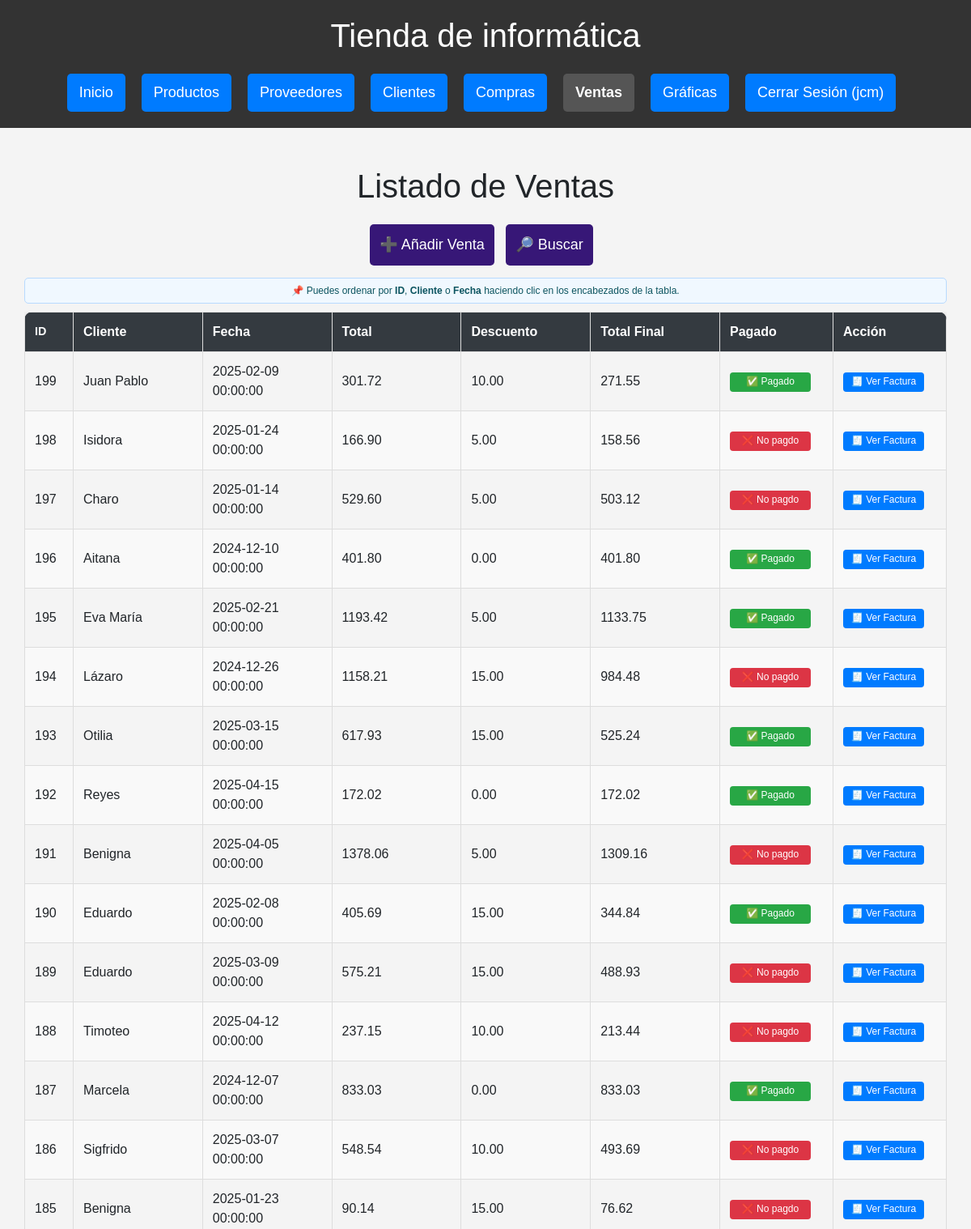
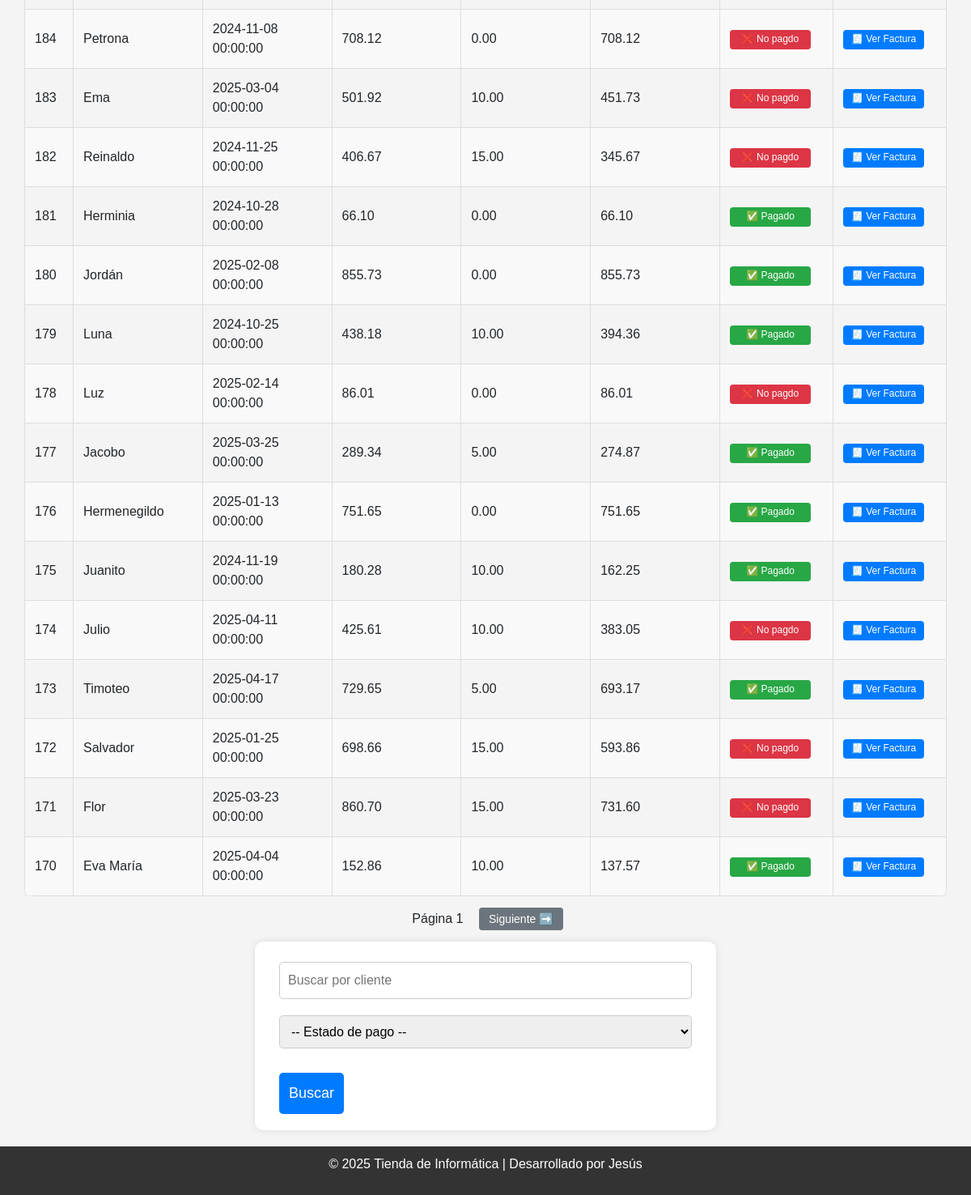
Page /ventas (signed in) on the earlier database version (2 pictures, top to bottom).
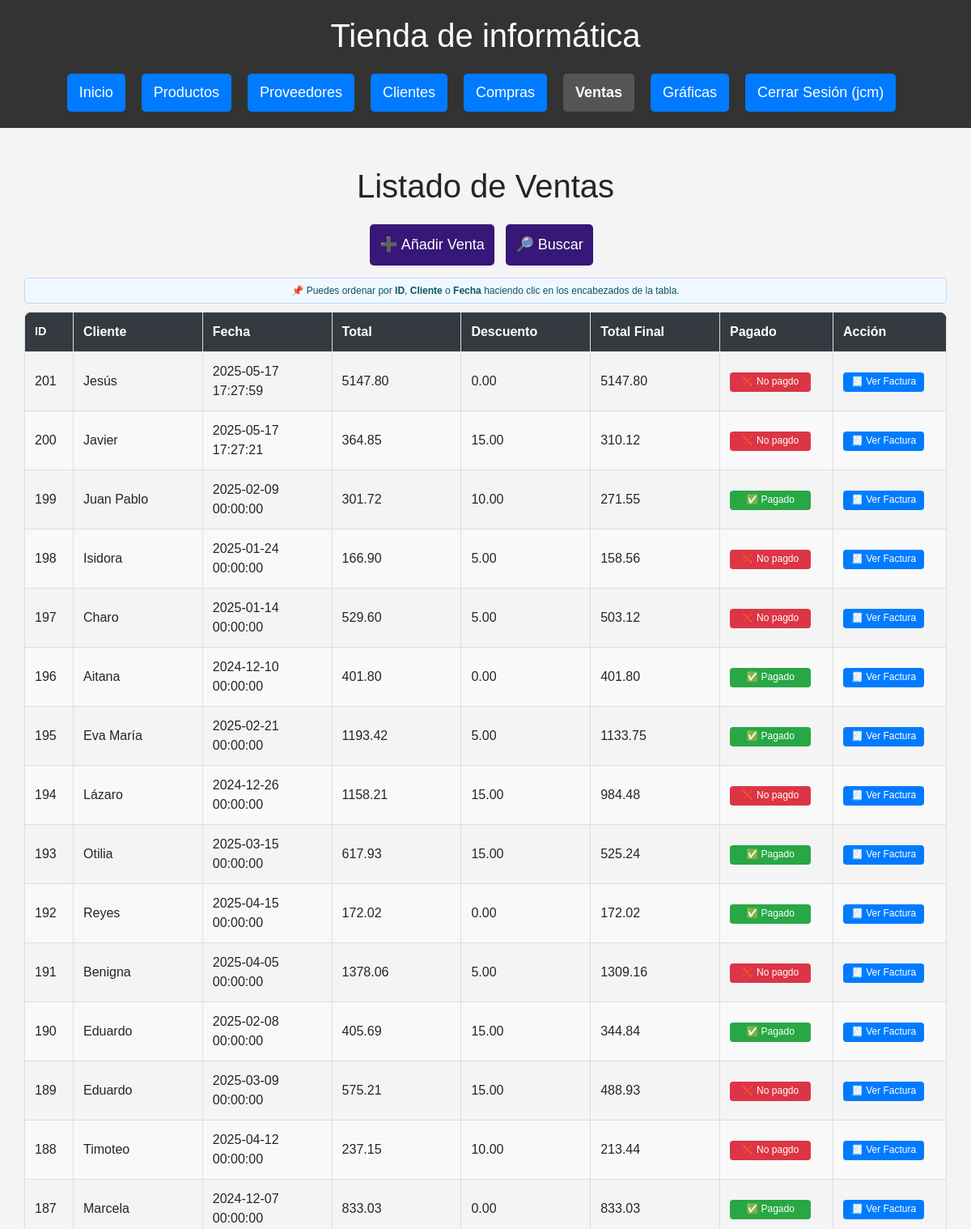
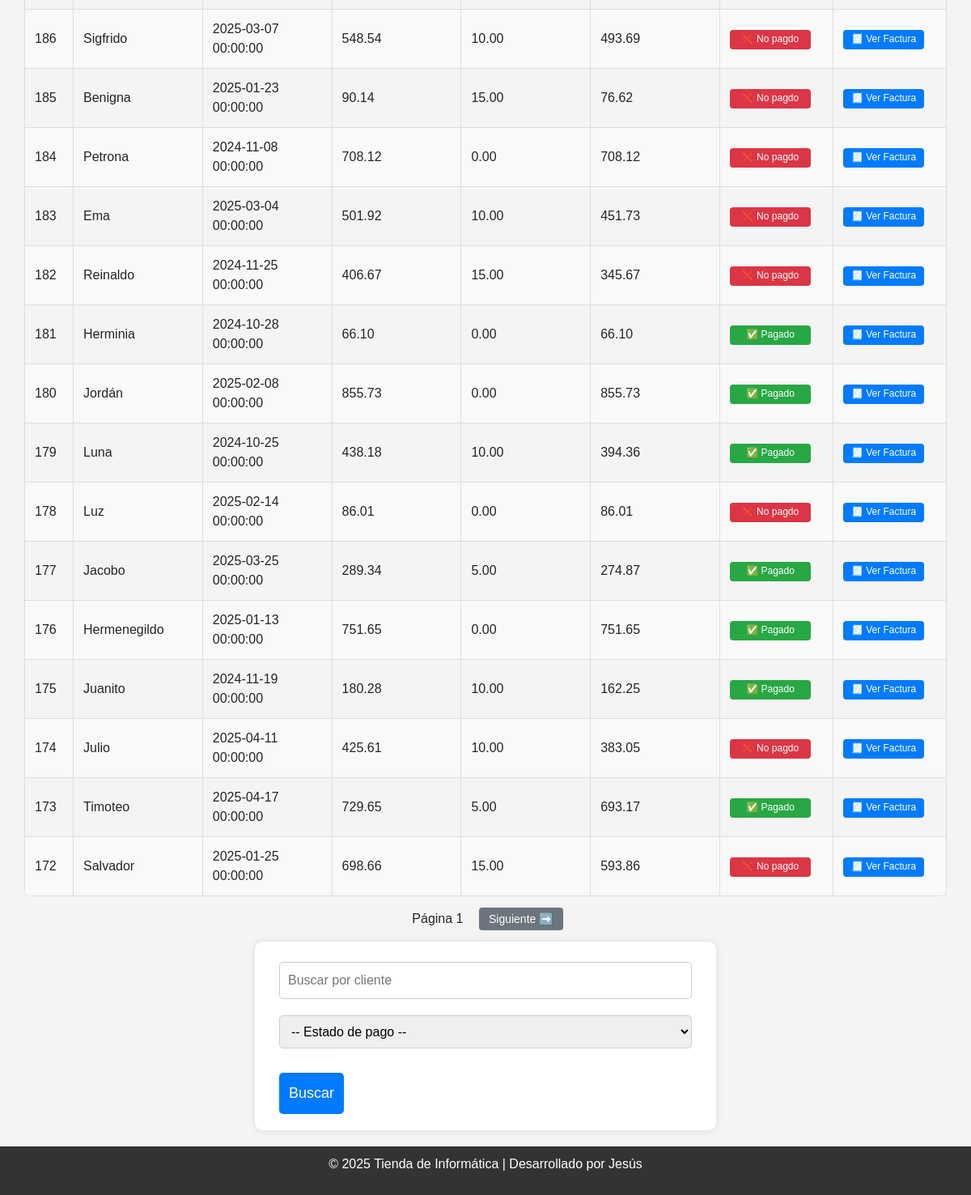
Same page on the later database version (2 pictures, top to bottom).
### db.py (models this page shows)
class Venta(Base):
    __tablename__ = "Venta"
    id = Column(Integer, primary_key=True)
    cliente_id = Column(Integer, ForeignKey("Cliente.id"), nullable=False)
    fecha = Column(DateTime, default=func.now())
    total = Column(Numeric(10, 2), nullable=False)
    descuento = Column(Numeric(10, 2), default=Decimal('0.00'))
    total_final = Column(Numeric(10, 2), nullable=False)
    pagado = Column(Boolean, default=False)
    cliente = relationship("Cliente", back_populates="ventas")
    detalles = relationship("DetalleVenta", back_populates="venta")

class Cliente(Base):
    __tablename__ = "Cliente"
    id = Column(Integer, primary_key=True)
    nombre = Column(String(150), unique=True, nullable=False)
    contacto = Column(String(150))
    telefono = Column(String(20))
    email = Column(String(150), unique=True)
    dni = Column(String(20), unique=True, nullable=False)
    direccion = Column(String(200))
    ventas = relationship("Venta", back_populates="cliente")

### routes/ventas.py (the view)
@ventas_bp.route("/ventas")
@login_required
def ventas():
    cliente = request.args.get("cliente")
    pagado = request.args.get("pagado")
    pagina = int(request.args.get("pagina", 1))
    orden = request.args.get("orden", "id")
    direccion = request.args.get("direccion", "desc")
    por_pagina = 30
    query = sesion.query(Venta).join(Cliente)
    if cliente:
        query = query.filter(Cliente.nombre.ilike(f"%{cliente}%"))
    if pagado in ["0", "1"]:
        query = query.filter(Venta.pagado == bool(int(pagado)))
    def aplicar_orden(campo):
        return campo.desc() if direccion == "desc" else campo.asc()
    if orden == "cliente":
        query = query.order_by(aplicar_orden(Cliente.nombre))
    elif orden == "fecha":
        query = query.order_by(aplicar_orden(Venta.fecha))
    else:
        query = query.order_by(aplicar_orden(Venta.id))
    total_ventas = query.count()
    ventas = query.offset((pagina - 1) * por_pagina).limit(por_pagina).all()
    hay_anterior = pagina > 1
    hay_siguiente = (pagina * por_pagina) < total_ventas
    return render_template("ventas/ventas.html",
        ventas=ventas,
        pagina=pagina,
        hay_anterior=hay_anterior,
        hay_siguiente=hay_siguiente,
        cliente=cliente,
        pagado=pagado,
        orden=orden,
        direccion=direccion
    )

### db.py (called while the page is built)
def login_required(f):
    @wraps(f)
    def decorated_function(*args, **kwargs):
        if 'usuario' not in session:
            flash('Por favor, inicie sesión para acceder a esta página.', 'error')
            return redirect(url_for('login'))
        return f(*args, **kwargs)
    return decorated_function

### templates/ventas/ventas.html (shortened to what this page needs)
{% extends "base.html" %}
{% block content %}
<div class="container mt-4">
    <h1>Listado de Ventas</h1>
    <a href="{{ url_for('ventas.nueva_venta') }}" class="btn btn-add">➕ Añadir Venta</a>
    <a href="#form-busqueda" class="btn btn-add">🔎 Buscar</a>
    <div class="alerta-orden">
      📌 Puedes ordenar por <strong>ID</strong>, <strong>Cliente</strong> o <strong>Fecha</strong> haciendo clic en los encabezados de la tabla.
    </div>
    <div class="tabla-responive">
        <table class="tabla-estilizada">
            {% set nueva_direccion = 'desc' if direccion == 'asc' else 'asc' %}
            <thead>
              <tr>
                <th class="col-id">
                  <a href="{{ url_for('ventas.ventas', orden='id', direccion=nueva_direccion, cliente=cliente, pagado=pagado, pagina=pagina) }}">ID</a>
                </th>
                <th>
                  <a href="{{ url_for('ventas.ventas', orden='cliente', direccion=nueva_direccion, cliente=cliente, pagado=pagado, pagina=pagina) }}">Cliente</a>
                </th>
                <th>
                  <a href="{{ url_for('ventas.ventas', orden='fecha', direccion=nueva_direccion, cliente=cliente, pagado=pagado, pagina=pagina) }}">Fecha</a>
                </th>
                <th>Total</th>
                <th>Descuento</th>
                <th>Total Final</th>
                <th class="col-acciones">Pagado</th>
                <th class="col-acciones">Acción</th>
              </tr>
            </thead>
            <tbody>
                {% for venta in ventas %}
                <tr>
                    <td>{{ venta.id }}</td>
                    <td>{{ venta.cliente.nombre }}</td>
                    <td>{{ venta.fecha }}</td>
                    <td>{{ venta.total }}</td>
                    <td>{{ venta.descuento }}</td>
                    <td>{{ venta.total_final }}</td>
                    <td>
                        {% if venta.pagado %}
                            <button onclick="cambiarEstadoPago({{ venta.id }}, false)" class="btn-edit btn-edit-pagado ">✅ Pagado</button>
                        {% else %}
                            <button onclick="cambiarEstadoPago({{ venta.id }}, true)" class="btn-edit btn-edit-no_pagado">❌ No pagdo</button>
                        {% endif %}
                    </td>
                    <td>
                        <a href="{{ url_for('ventas.ver_detalle_venta', venta_id=venta.id) }}" class="btn-edit">🧾 Ver Factura</a>
                    </td>
                </tr>
                {% endfor %}
            </tbody>
        </table>
    </div>
    <div class="paginacion mt-3">
      <span style="margin: 0 10px;">Página {{ pagina }}</span>
      {% if hay_siguiente %}
        <a href="{{ url_for('ventas.ventas', pagina=pagina+1, cliente=cliente, pagado=pagado) }}" class="btn-pagina">Siguiente ➡️</a>
      {% endif %}
    </div>
    <form method="GET" action="{{ url_for('ventas.ventas') }}" class="mt-3" id="form-busqueda">
        <input type="text" name="cliente" placeholder="Buscar por cliente">
        <select name="pagado">
            <option value="">-- Estado de pago --</option>
        </select>
        <button type="submit">Buscar</button>
    </form>
</div>
{% endblock %}

### templates/base.html (shortened to what this page needs)
<!doctype html>
<html lang="es">
<head>
    <link href="https://cdn.jsdelivr.net/npm/bootstrap@5.1.3/dist/css/bootstrap.min.css" rel="stylesheet">
    <link rel="stylesheet" href="/static/estilos.css">
</head>
<body>
<div class="wrapper">
  <header>
    <h1>{% block header %}Tienda de informática{% endblock %}</h1>
    <nav>
      <ul class="menu">
        <li><a href="{{ url_for('index') }}" class="btn {% if request.endpoint == 'index' %}active{% endif %}">Inicio</a></li>
        <li><a href="{{ url_for('productos.ver_productos') }}" class="btn {% if 'productos' in request.endpoint %}active{% endif %}">Productos</a></li>
        <li><a href="{{ url_for('proveedores.listar_proveedores') }}" class="btn {% if 'proveedores' in request.endpoint %}active{% endif %}">Proveedores</a></li>
        <li><a href="{{ url_for('clientes.clientes') }}" class="btn {% if 'clientes' in request.endpoint %}active{% endif %}">Clientes</a></li>
        <li><a href="{{ url_for('compras.compras') }}" class="btn {% if 'compras.' in request.endpoint %}active{% endif %}">Compras</a></li>
        <li><a href="{{ url_for('ventas.ventas') }}" class="btn {% if request.endpoint.startswith('ventas.') %}active{% endif %}">Ventas</a></li>
        <li><a href="{{ url_for('graficas_py.graficas_python') }}" class="btn {% if request.endpoint.startswith('graficas_py.') or request.endpoint.startswith('graficas.') %}active{% endif %}">Gráficas</a></li>
        {% if 'usuario' in session %}
          <li><a href="{{ url_for('logout') }}" class="btn logout-btn">Cerrar Sesión ({{ session['usuario'] }})</a></li>
        {% else %}
          <li><a href="{{ url_for('login') }}" class="btn {% if request.endpoint == 'login' %}active{% endif %}">Iniciar Sesión</a></li>
        {% endif %}
      </ul>
    </nav>
  </header>
  <main class="container mt-4">
    {% block content %}{% endblock %}
  </main>
  <footer>
    <p>&copy; 2025 Tienda de Informática | Desarrollado por Jesús</p>
  </footer>
</div>
</body>
</html>

### static/estilos.css (style rules this page uses)
html, body { height: 100%; margin: 0; padding: 0; font-family: Arial, sans-serif; background-color: #f4f4f4; text-align: center; }
.wrapper { display: flex; flex-direction: column; min-height: 100vh; }
main { flex: 1; padding: 20px; }
.container, main { width: 100%; padding: 0; margin: 0 auto; }
header { background: #333; color: white; padding: 20px; }
nav ul.menu { list-style: none; padding: 0; margin: 0; display: flex; flex-wrap: wrap; justify-content: center; gap: 10px; }
nav ul.menu li a { text-decoration: none; color: white; background: #007BFF; padding: 10px 15px; border-radius: 5px; transition: 0.3s; }
nav ul.menu li a.active { background-color: #555; font-weight: bold; }
.alerta-orden { background-color: #f0f8ff; color: #0c5460; border: 1px solid #b8daff; padding: 6px 10px; border-radius: 5px; margin-bottom: 10px; font-size: 0.75rem; text-align: center; }
form { width: 50%; margin: 20px auto; background: white; padding: 20px 30px; border-radius: 10px; box-shadow: 0 0 10px rgba(0,0,0,0.1); text-align: left; }
form input, form textarea, form select { width: 100%; padding: 10px; margin-top: 5px; margin-bottom: 15px; border: 1px solid #ccc; border-radius: 5px; box-sizing: border-box; font-size: 16px; }
button, .btn { background: #007BFF; color: white; padding: 12px; border: none; margin-top: 15px; cursor: pointer; font-size: 18px; border-radius: 5px; transition: 0.3s; text-decoration: none; display: inline-block; margin-right: 10px; }
.btn-add { background: #371777; margin-bottom: 15px; }
.btn-pagina { background-color: #6c757d; color: white; font-size: 14px; padding: 6px 12px; border-radius: 4px; text-decoration: none; margin: 0 5px; }
.btn-edit { display: inline-block; max-width: 100px; background-color: #007BFF; color: white; padding: 4px 8px; font-size: 0.75rem; border: none; border-radius: 4px; cursor: pointer; transition: all 0.2s; text-decoration: none; white-space: nowrap; line-height: 1.3; margin: 0; box-shadow: none; width: 100% ; text-align: center; box-sizing: border-box; }
.btn-edit-pagado { background-color: #28a745; }
.btn-edit-no_pagado { background-color: #dc3545; }
.tabla-estilizada { width: 100%; border-collapse: collapse; border-radius: 10px; overflow: hidden; box-shadow: 0 0 10px rgba(0,0,0,0.1); table-layout: fixed; }
.tabla-estilizada thead { background-color: #343a40; color: white; font-weight: bold; }
.tabla-estilizada th, .tabla-estilizada td { padding: 12px; border: 1px solid #ddd; text-align: left; max-width: 200px; word-wrap: break-word; white-space: normal; }
.tabla-estilizada tr:nth-child(even) { background-color: #f9f9f9; }
.tabla-estilizada thead th a { color: white; text-decoration: none; font-weight: bold; }
.tabla-responive { width: 100%; overflow-x: auto; -webkit-overflow-scrolling: touch; box-sizing: border-box; padding: 0 10x; }
.col-fecha, .col-id { max-width: 100px; font-size: 0.9em; white-space: nowrap; }
.col-id { max-width: 60px; width: 60px; white-space: nowrap; overflow: hidden; text-overflow: ellipsis; text-align: center; }
.col-acciones { max-width: 140px; width: 140px; text-align: center; }
footer { background: #333; color: white; padding: 10px; width: 100%; text-align: center; margin-top: auto; }

Differences in the rows shown:
no longer on this page (row unchanged): Venta: id "171", cliente.nombre "Flor", fecha "2025-03-23 00:00:00", total "860.70", descuento "15.00", total_final "731.60"
no longer on this page (row unchanged): Venta: id "170", cliente.nombre "Eva María", fecha "2025-04-04 00:00:00", total "152.86", descuento "10.00", total_final "137.57"
added Venta: id "201", cliente.nombre "Jesús", fecha "2025-05-17 17:27:59", total "5147.80", descuento "0.00", total_final "5147.80"
added Venta: id "200", cliente.nombre "Javier", fecha "2025-05-17 17:27:21", total "364.85", descuento "15.00", total_final "310.12"
